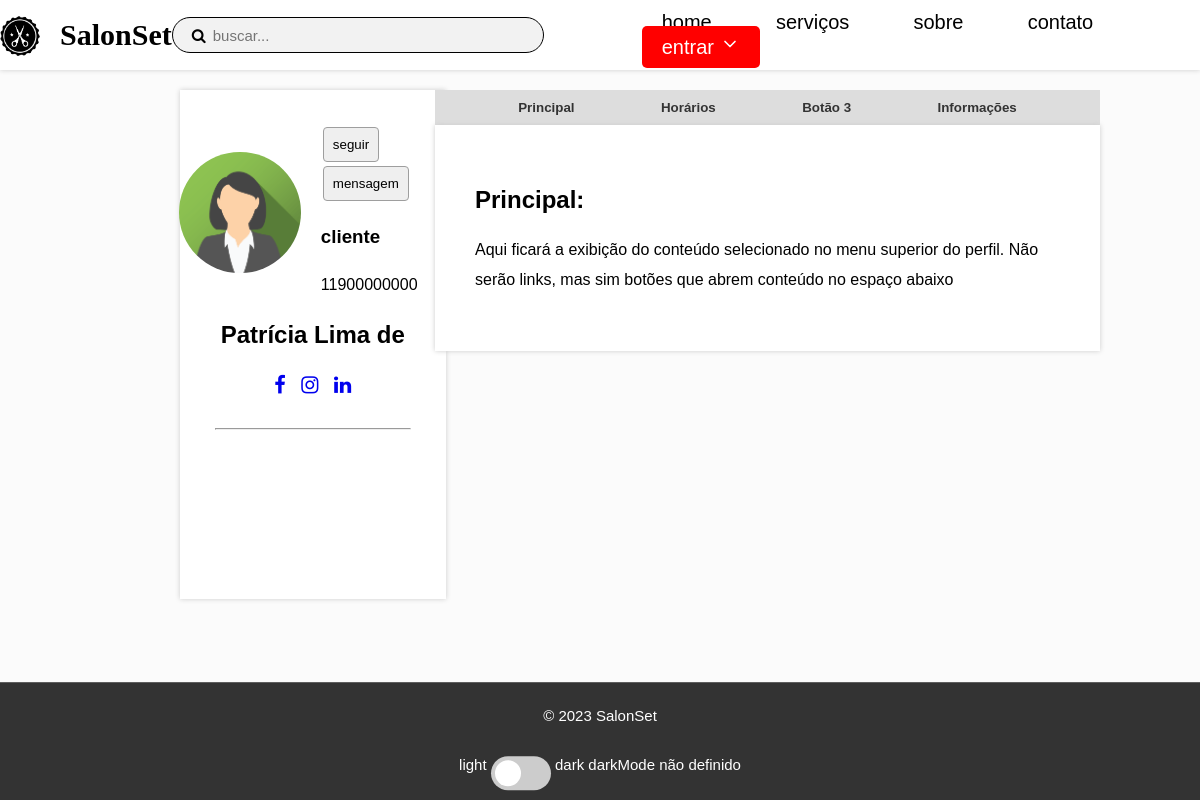
Page /perfil.php on the earlier database version.
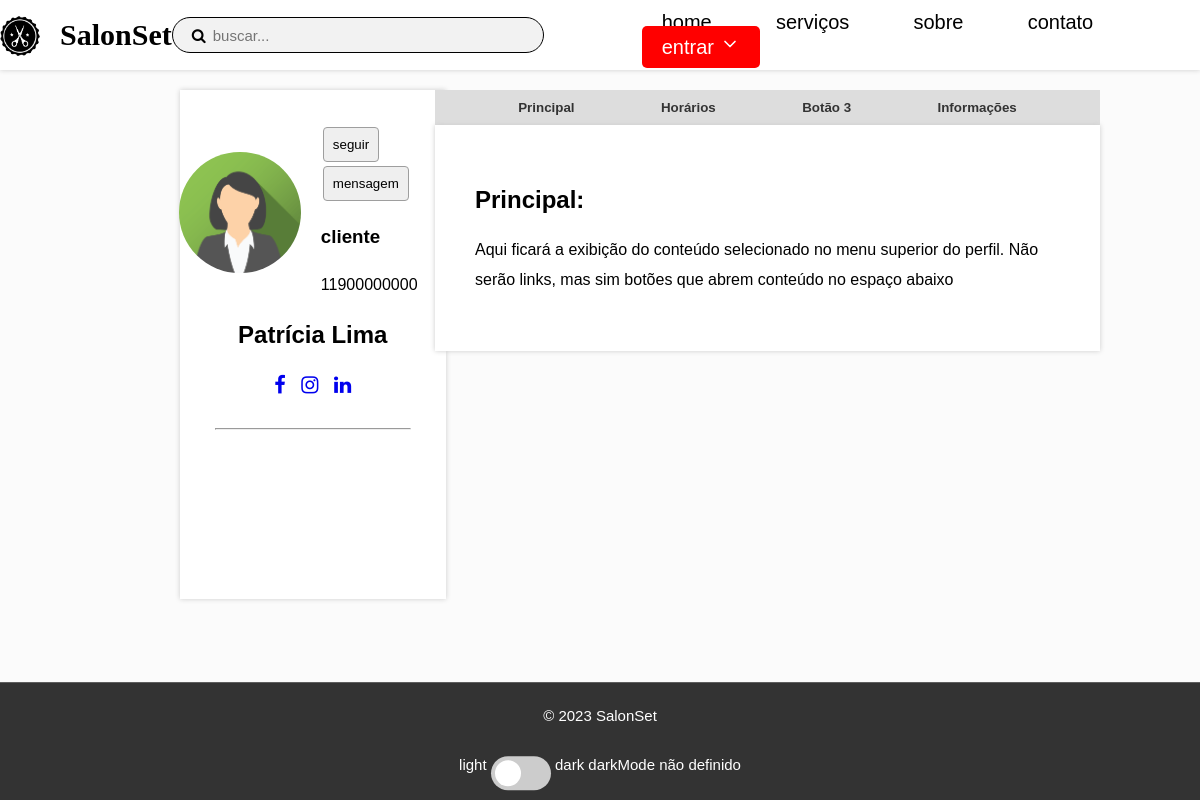
Same page on the later database version.
### perfil.php (the view, shortened to what this page needs)
<?php
include('conexao.php');
?>
<!DOCTYPE html>
<html lang="pt-br">
<head>
  <link rel="stylesheet" href="./index.css">
  <link rel="stylesheet" href="perfilCSS.css">
  <link rel="stylesheet" href="dark-mode.css">
  <link rel="stylesheet" href="https://cdnjs.cloudflare.com/ajax/libs/font-awesome/4.7.0/css/font-awesome.min.css">
</head>
<body>
  <header>
    <?php
    include('header1.php');
    ?>
    <?php
    include('barra-pesquisa.php');
    ?>
    <?php
    if (isset($_SESSION['id']) && session_id() == $_SESSION['id']) {
      include('menu-logado.php');
    } else {
      include('menu-padrao.php');
    }
    ?>
  </header>
  <main>
    <section id="sec1">
      <div class="sidebar sidebar-left">
        <div class="container-perfil">
          <div id="info">
            <div style="display: flex; align-items: center;">
              <div class="cont" style="margin-right: 20px;">
              </div>
              <div>
                <div id="botoes">
                  <button>seguir</button>
                  <button>mensagem</button>
                </div>
                <div id="tipo-user">
                  <h3>
                    <?php
                    $sql = "SELECT tipo FROM usuário WHERE id_usuario = 1";
                    $result = mysqli_query($conn, $sql);
                    if (mysqli_num_rows($result) > 0) {
                      while ($row = mysqli_fetch_assoc($result)) {
                        echo $row["tipo"];
                      }
                    } else {
                      echo "Não há mensagens.";
                    }
                    ?>
                  </h3>
                </div>
                <div id="telefone">
                  <?php
                  $sql = "SELECT telefone FROM usuário WHERE id_usuario = 1";
                  $result = mysqli_query($conn, $sql);
                  if (mysqli_num_rows($result) > 0 && !empty($result)) {
                    while ($row = mysqli_fetch_assoc($result)) {
                      echo $row["telefone"];
                    }
                  } else {
                    echo "(11) 90000-0000";
                  }
                  ?>
                </div>
              </div>
            </div>
            <div id="name">
              <h2 id="nomeperfil">
                <?php
                $sql = "SELECT nome FROM usuário WHERE id_usuario = 1";
                $result = mysqli_query($conn, $sql);
                if (mysqli_num_rows($result) > 0 && !empty($result)) {
                  while ($row = mysqli_fetch_assoc($result)) {
                    echo $row["nome"];
                  }
                } else {
                  echo "Nome-User";
                }
                ?>
              </h2>
            </div>
            <div id="links">
              <a href="https://www.facebook.com/"><i class="fa fa-facebook"></i></a>
              <a href="https://www.instagram.com/"><i class="fa fa-instagram"></i></a>
              <a href="https://www.linkedin.com/"><i class="fa fa-linkedin"></i></a>
            </div>
          </div>
          <hr>
          <div id="info">
            <div id="bio">
            </div>
          </div>
        </div>
      </div>
    </section>
    <section id="sec2">
      <div class="sidebar sidebar-right">
        <nav id="menu-content">
          <button id="botao1" class="menu-button active" data-target="content1">Principal</button>
          <button id="botao2" class="menu-button" data-target="content2">Horários</button>
          <button id="botao3" class="menu-button" data-target="content3">Botão 3</button>
          <button id="botao4" class="menu-button" data-target="content4">Informações</button>
        </nav>
        <div class="container-content">
          <div id="conteudo">
            <div class="content active" id="conteudo1">
              <h2>Principal:</h2>
              <p>Aqui ficará a exibição do conteúdo selecionado no menu superior do perfil. Não serão links,
                mas sim botões que abrem conteúdo no espaço abaixo</p>
            </div>
          </div>
        </div>
      </div>
    </section>
  </main>
  <?php
  include 'footer.php';
  ?>
</body>
</html>

Differences in the rows shown:
changed usuário "cliente": nome "Patrícia Lima de" → "Patrícia Lima"
